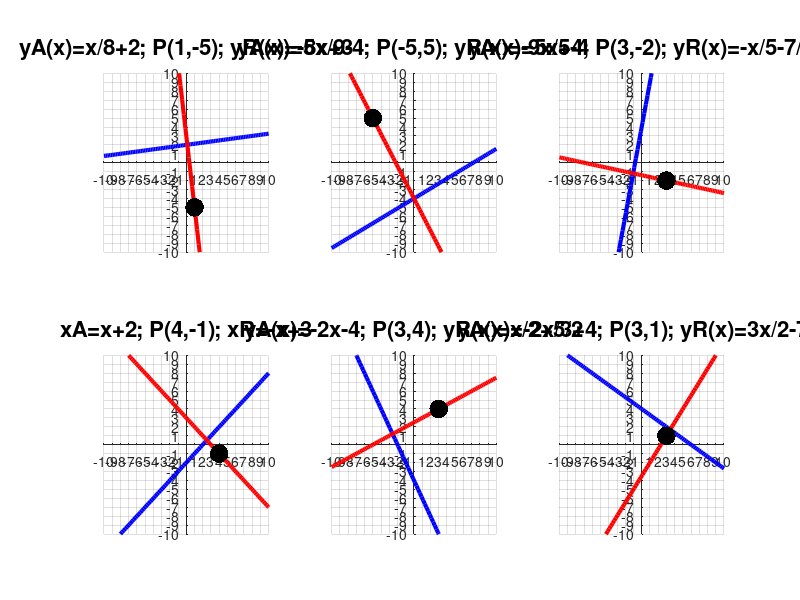

This figure's MATLAB source:
clear all; close all; clc;
h=figure('Position',[1 21 1366 670], ...
'Name','Rectas Perpendiculares');
lw=3; ms=40; fs=16;
vc1=[0 0 1];
vc2=[1 0 0];
vc3=[0 0 0];
x = linspace(-10,10,100);
%%%%%%%%%%%%%%%%%%%%%%%%%%%%%%%%%%
subplot(2,3,1)
y1 = x/8+2;
y2 = -8*x+3;
hold on;
plot(x,y1,'linewidth',lw,'color',vc1);
plot(x,y2,'linewidth',lw,'color',vc2);
plot(1,-5,'.','markersize',ms,'color',vc3);
hold off
title('yA(x)=x/8+2; P(1,-5); yR(x)=-8x+3',...
      'fontsize',fs)
set(gca,'xaxislocation','origin',...
'yaxislocation','origin');
box off; grid on;
axis([-10 10 -10 10])
x1=-10:1:10;
x2={};
for i=1:length(x1)
if x1(i)==0
x2(i)=strcat(num2str(""));
else
x2(i)=strcat(num2str(x1(i)));
endif
endfor
set(gca,'ytick',-10:1:10,'yticklabel',x2);
set(gca,'xtick',-10:1:10,'xticklabel',x2);
%%%%%%%%%%%%%%%%%%%%%%%%%%%%%%%%%%
subplot(2,3,2)
y1 = 5*x/9-4;
y2 = -9*x/5-4;
hold on;
plot(x,y1,'linewidth',lw,'color',vc1);
plot(x,y2,'linewidth',lw,'color',vc2);
plot(-5,5,'.','markersize',ms,'color',vc3);
hold off
title('yA(x)=5x/9-4; P(-5,5); yR(x)=-9x/5-4',...
      'fontsize',fs)
set(gca,'xaxislocation','origin',...
'yaxislocation','origin');
box off; grid on;
axis([-10 10 -10 10])
x1=-10:1:10;
x2={};
for i=1:length(x1)
if x1(i)==0
x2(i)=strcat(num2str(""));
else
x2(i)=strcat(num2str(x1(i)));
endif
endfor
set(gca,'ytick',-10:1:10,'yticklabel',x2);
set(gca,'xtick',-10:1:10,'xticklabel',x2);
%%%%%%%%%%%%%%%%%%%%%%%%%%%%%%%%%%
subplot(2,3,3)
y1 = 5*x+4;
y2 = -1*x/5-7/5;
hold on;
plot(x,y1,'linewidth',lw,'color',vc1);
plot(x,y2,'linewidth',lw,'color',vc2);
plot(3,-2,'.','markersize',ms,'color',vc3);
hold off
title('yA(x)=5x+4; P(3,-2); yR(x)=-x/5-7/5',...
      'fontsize',fs)
set(gca,'xaxislocation','origin',...
'yaxislocation','origin');
box off; grid on;
axis([-10 10 -10 10])
x1=-10:1:10;
x2={};
for i=1:length(x1)
if x1(i)==0
x2(i)=strcat(num2str(""));
else
x2(i)=strcat(num2str(x1(i)));
endif
endfor
set(gca,'ytick',-10:1:10,'yticklabel',x2);
set(gca,'xtick',-10:1:10,'xticklabel',x2);
%%%%%%%%%%%%%%%%%%%%%%%%%%%%%%%%%%
subplot(2,3,4)
y1 = x+2;
y2 = -1*x+3;
hold on;
plot(y1,x,'linewidth',lw,'color',vc1);
plot(y2,x,'linewidth',lw,'color',vc2);
plot(4,-1,'.','markersize',ms,'color',vc3);
hold off
title('xA=x+2; P(4,-1); xR=-x+3',...
      'fontsize',fs)
set(gca,'xaxislocation','origin',...
'yaxislocation','origin');
box off; grid on;
axis([-10 10 -10 10])
x1=-10:1:10;
x2={};
for i=1:length(x1)
if x1(i)==0
x2(i)=strcat(num2str(""));
else
x2(i)=strcat(num2str(x1(i)));
endif
endfor
set(gca,'ytick',-10:1:10,'yticklabel',x2);
set(gca,'xtick',-10:1:10,'xticklabel',x2);
%%%%%%%%%%%%%%%%%%%%%%%%%%%%%%%%%%
subplot(2,3,5)
y1 = -2*x-4;
y2 = x/2+(5/2);
hold on;
plot(x,y1,'linewidth',lw,'color',vc1);
plot(x,y2,'linewidth',lw,'color',vc2);
plot(3,4,'.','markersize',ms,'color',vc3);
hold off
title('yA(x)=-2x-4; P(3,4); yR(x)=x/2+5/2',...
      'fontsize',fs)
set(gca,'xaxislocation','origin',...
'yaxislocation','origin');
box off; grid on;
axis([-10 10 -10 10])
x1=-10:1:10;
x2={};
for i=1:length(x1)
if x1(i)==0
x2(i)=strcat(num2str(""));
else
x2(i)=strcat(num2str(x1(i)));
endif
endfor
set(gca,'ytick',-10:1:10,'yticklabel',x2);
set(gca,'xtick',-10:1:10,'xticklabel',x2);
%%%%%%%%%%%%%%%%%%%%%%%%%%%%%%%%%%
subplot(2,3,6)
y1 = -2*x/3+4;
y2 = 3*x/2-(7/2);
hold on;
plot(x,y1,'linewidth',lw,'color',vc1);
plot(x,y2,'linewidth',lw,'color',vc2);
plot(3,1,'.','markersize',ms,'color',vc3);
hold off
title('yA(x)=-2x/3+4; P(3,1); yR(x)=3x/2-7/2',...
      'fontsize',fs)
set(gca,'xaxislocation','origin',...
'yaxislocation','origin');
box off; grid on;
axis([-10 10 -10 10])
x1=-10:1:10;
x2={};
for i=1:length(x1)
if x1(i)==0
x2(i)=strcat(num2str(""));
else
x2(i)=strcat(num2str(x1(i)));
endif
endfor
set(gca,'ytick',-10:1:10,'yticklabel',x2);
set(gca,'xtick',-10:1:10,'xticklabel',x2);
